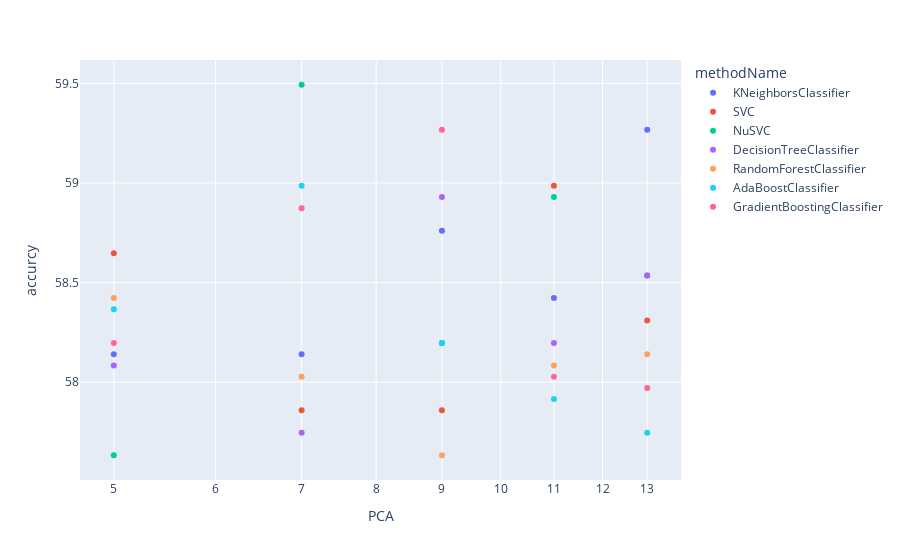

This figure's notebook cell:
### Code cell
import plotly.express as px
# df = px.data.gapminder()
fig = px.scatter(ax, x="PCA", y="accurcy", color="methodName" , log_x=True, size_max=60)
fig.show()

### Figure 1 — Plotly figure (JSON) as saved in the notebook; plotly's stock layout.template omitted (floating-point values rounded to 4 significant figures)
{"data": [{"hovertemplate": "methodName=KNeighborsClassifier<br>PCA=%{x}<br>accurcy=%{y}<extra></extra>", "legendgroup": "KNeighborsClassifier", "marker": {"color": "#636efa", "symbol": "circle"}, "mode": "markers", "name": "KNeighborsClassifier", "orientation": "v", "showlegend": true, "type": "scatter", "x": [5, 7, 9, 11, 13], "xaxis": "x", "y": [58.14, 58.14, 58.76, 58.42, 59.27], "yaxis": "y"}, {"hovertemplate": "methodName=SVC<br>PCA=%{x}<br>accurcy=%{y}<extra></extra>", "legendgroup": "SVC", "marker": {"color": "#EF553B", "symbol": "circle"}, "mode": "markers", "name": "SVC", "orientation": "v", "showlegend": true, "type": "scatter", "x": [5, 7, 9, 11, 13], "xaxis": "x", "y": [58.65, 57.86, 57.86, 58.99, 58.31], "yaxis": "y"}, {"hovertemplate": "methodName=NuSVC<br>PCA=%{x}<br>accurcy=%{y}<extra></extra>", "legendgroup": "NuSVC", "marker": {"color": "#00cc96", "symbol": "circle"}, "mode": "markers", "name": "NuSVC", "orientation": "v", "showlegend": true, "type": "scatter", "x": [5, 7, 9, 11, 13], "xaxis": "x", "y": [57.63, 59.49, 58.2, 58.93, 58.54], "yaxis": "y"}, {"hovertemplate": "methodName=DecisionTreeClassifier<br>PCA=%{x}<br>accurcy=%{y}<extra></extra>", "legendgroup": "DecisionTreeClassifier", "marker": {"color": "#ab63fa", "symbol": "circle"}, "mode": "markers", "name": "DecisionTreeClassifier", "orientation": "v", "showlegend": true, "type": "scatter", "x": [5, 7, 9, 11, 13], "xaxis": "x", "y": [58.08, 57.75, 58.93, 58.2, 58.54], "yaxis": "y"}, {"hovertemplate": "methodName=RandomForestClassifier<br>PCA=%{x}<br>accurcy=%{y}<extra></extra>", "legendgroup": "RandomForestClassifier", "marker": {"color": "#FFA15A", "symbol": "circle"}, "mode": "markers", "name": "RandomForestClassifier", "orientation": "v", "showlegend": true, "type": "scatter", "x": [5, 7, 9, 11, 13], "xaxis": "x", "y": [58.42, 58.03, 57.63, 58.08, 58.14], "yaxis": "y"}, {"hovertemplate": "methodName=AdaBoostClassifier<br>PCA=%{x}<br>accurcy=%{y}<extra></extra>", "legendgroup": "AdaBoostClassifier", "marker": {"color": "#19d3f3", "symbol": "circle"}, "mode": "markers", "name": "AdaBoostClassifier", "orientation": "v", "showlegend": true, "type": "scatter", "x": [5, 7, 9, 11, 13], "xaxis": "x", "y": [58.37, 58.99, 58.2, 57.92, 57.75], "yaxis": "y"}, {"hovertemplate": "methodName=GradientBoostingClassifier<br>PCA=%{x}<br>accurcy=%{y}<extra></extra>", "legendgroup": "GradientBoostingClassifier", "marker": {"color": "#FF6692", "symbol": "circle"}, "mode": "markers", "name": "GradientBoostingClassifier", "orientation": "v", "showlegend": true, "type": "scatter", "x": [5, 7, 9, 11, 13], "xaxis": "x", "y": [58.2, 58.87, 59.27, 58.03, 57.97], "yaxis": "y"}], "layout": {"legend": {"title": {"text": "methodName"}, "tracegroupgap": 0}, "margin": {"t": 60}, "xaxis": {"anchor": "y", "domain": [0, 1], "title": {"text": "PCA"}, "type": "log"}, "yaxis": {"anchor": "x", "domain": [0, 1], "title": {"text": "accurcy"}}}}
